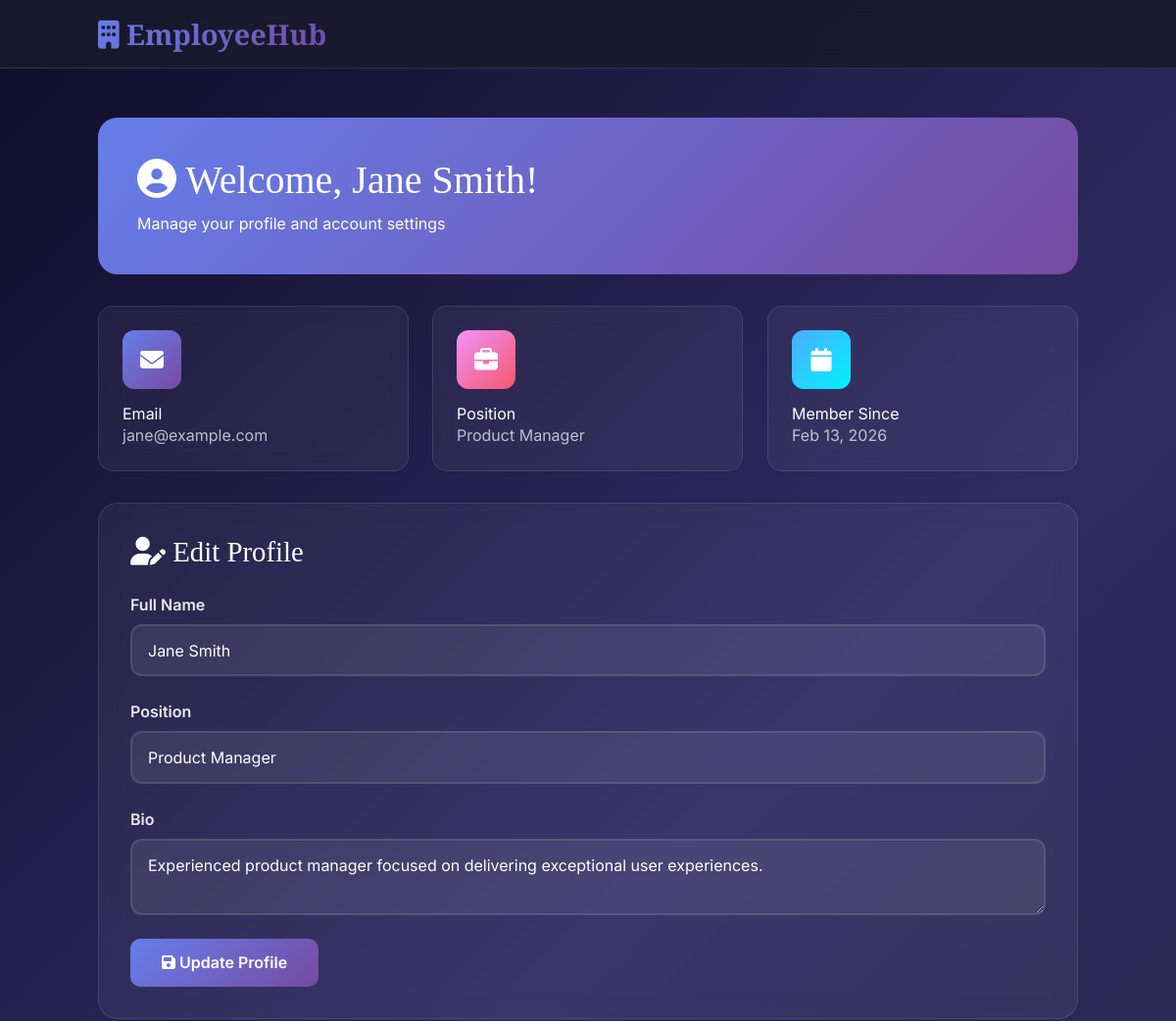
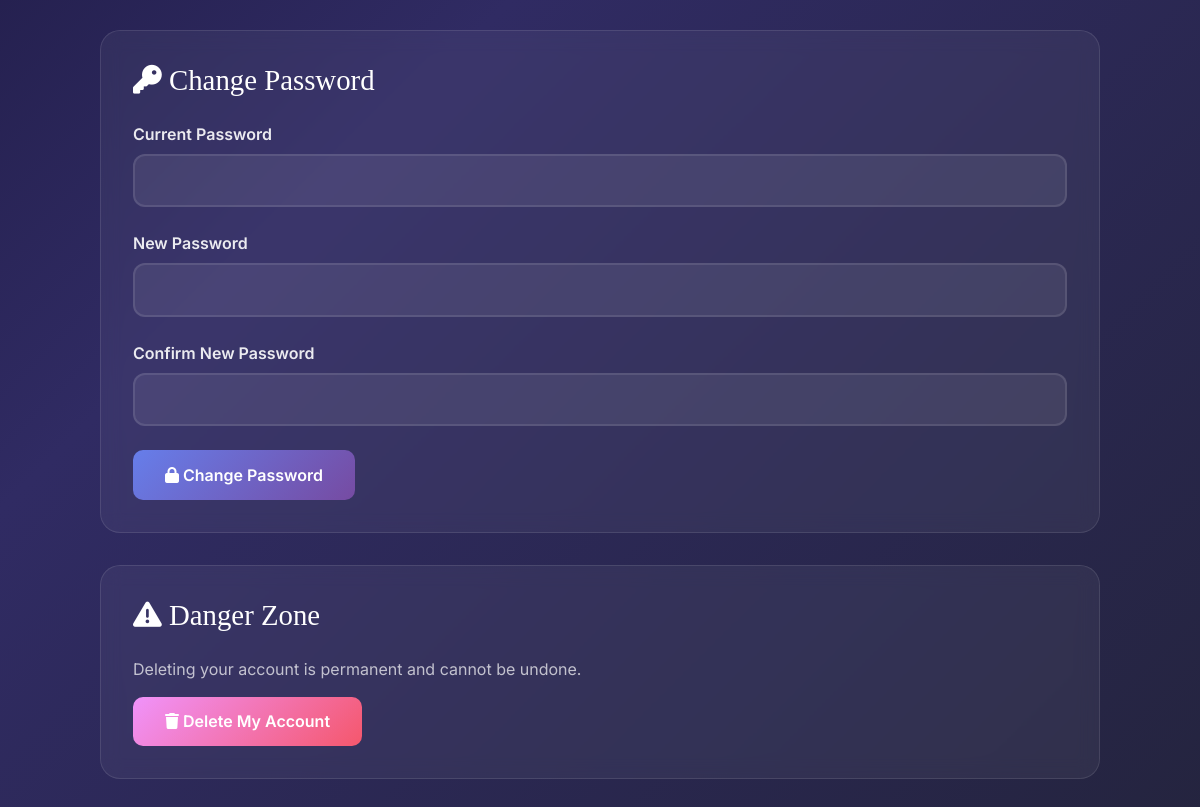
The app's page /dashboard.php (signed in) with its own data (2 pictures, top to bottom).
### tables this page shows
CREATE TABLE employees (
    id INT(11) PRIMARY KEY AUTO_INCREMENT,
    full_name VARCHAR(100) NOT NULL,
    email VARCHAR(100) UNIQUE NOT NULL,
    password VARCHAR(255) NOT NULL,
    position VARCHAR(100),
    bio TEXT,
    role ENUM('user', 'admin') DEFAULT 'user',
    created_at TIMESTAMP DEFAULT CURRENT_TIMESTAMP,
    INDEX idx_email (email),
    INDEX idx_role (role)
);

### dashboard.php (the view, shortened to what this page needs)
<?php
require_once 'config.php';
$user_id = $_SESSION['user_id'];
$sql = "SELECT * FROM employees WHERE id = $user_id";
$result = mysqli_query($conn, $sql);
$user = mysqli_fetch_assoc($result);
?>
<!DOCTYPE html>
<html lang="en">
<head>
    <link href="https://cdn.jsdelivr.net/npm/bootstrap@5.3.0/dist/css/bootstrap.min.css" rel="stylesheet">
    <script src="https://cdn.tailwindcss.com"></script>
    <link rel="stylesheet" href="https://cdnjs.cloudflare.com/ajax/libs/font-awesome/6.4.0/css/all.min.css">
</head>
<body>
    <nav class="navbar navbar-expand-lg navbar-dark fixed-top">
        <div class="container">
            <a class="navbar-brand" href="index.php">
                <i class="fas fa-building"></i> EmployeeHub
            </a>
        </div>
    </nav>
    <div class="dashboard-container">
        <div class="container">
            <div class="welcome-card">
                <h1><i class="fas fa-user-circle"></i> Welcome, <?php echo htmlspecialchars($user['full_name']); ?>!</h1>
                <p class="mb-0">Manage your profile and account settings</p>
            </div>
            <div class="stat-cards">
                <div class="stat-card">
                    <div class="stat-icon">
                        <i class="fas fa-envelope"></i>
                    </div>
                    <h4>Email</h4>
                    <p style="color: rgba(255,255,255,0.7);"><?php echo htmlspecialchars($user['email']); ?></p>
                </div>
                <div class="stat-card">
                    <div class="stat-icon">
                        <i class="fas fa-briefcase"></i>
                    </div>
                    <h4>Position</h4>
                    <p style="color: rgba(255,255,255,0.7);"><?php echo htmlspecialchars($user['position']); ?></p>
                </div>
                <div class="stat-card">
                    <div class="stat-icon">
                        <i class="fas fa-calendar"></i>
                    </div>
                    <h4>Member Since</h4>
                    <p style="color: rgba(255,255,255,0.7);"><?php echo date('M d, Y', strtotime($user['created_at'])); ?></p>
                </div>
            </div>
            <div class="content-card">
                <h3><i class="fas fa-user-edit"></i> Edit Profile</h3>
                <form method="POST">
                    <div class="form-group">
                        <label>Full Name</label>
                        <input type="text" name="full_name" class="form-control"
                               value="<?php echo htmlspecialchars($user['full_name']); ?>" required>
                    </div>
                    <div class="form-group">
                        <label>Position</label>
                        <input type="text" name="position" class="form-control"
                               value="<?php echo htmlspecialchars($user['position']); ?>" required>
                    </div>
                    <div class="form-group">
                        <label>Bio</label>
                        <textarea name="bio" class="form-control"><?php echo htmlspecialchars($user['bio']); ?></textarea>
                    </div>
                    <button type="submit" name="update_profile" class="btn btn-update">
                        <i class="fas fa-save"></i> Update Profile
                    </button>
                </form>
            </div>
            <div class="content-card">
                <h3><i class="fas fa-key"></i> Change Password</h3>
                <form method="POST">
                    <div class="form-group">
                        <label>Current Password</label>
                        <input type="password" name="current_password" class="form-control" required>
                    </div>
                    <div class="form-group">
                        <label>New Password</label>
                        <input type="password" name="new_password" class="form-control" required>
                    </div>
                    <div class="form-group">
                        <label>Confirm New Password</label>
                        <input type="password" name="confirm_password" class="form-control" required>
                    </div>
                    <button type="submit" name="change_password" class="btn btn-update">
                        <i class="fas fa-lock"></i> Change Password
                    </button>
                </form>
            </div>
            <div class="content-card">
                <h3><i class="fas fa-exclamation-triangle"></i> Danger Zone</h3>
                <p style="color: rgba(255,255,255,0.7); margin-bottom: 1rem;">
                    Deleting your account is permanent and cannot be undone.
                </p>
                <form method="POST" onsubmit="return confirm('Are you sure you want to delete your account? This action cannot be undone!');">
                    <button type="submit" name="delete_account" class="btn btn-danger">
                        <i class="fas fa-trash"></i> Delete My Account
                    </button>
                </form>
            </div>
        </div>
    </div>
</body>
</html>

### dashboard.php (style rules this page uses)
:root { --gradient-1: linear-gradient(135deg, #667eea 0%, #764ba2 100%); --gradient-2: linear-gradient(135deg, #f093fb 0%, #f5576c 100%); --gradient-3: linear-gradient(135deg, #4facfe 0%, #00f2fe 100%); }
body { font-family: 'Inter', sans-serif; background: linear-gradient(135deg, #0f0c29 0%, #302b63 50%, #24243e 100%); min-height: 100vh; color: white; }
.navbar { background: rgba(26, 26, 46, 0.9) !important; backdrop-filter: blur(10px); border-bottom: 1px solid rgba(255, 255, 255, 0.1); }
.navbar-brand { font-family: 'Playfair Display', serif; font-weight: 900; font-size: 1.8rem; background: var(--gradient-1); -webkit-background-clip: text; -webkit-text-fill-color: transparent; }
.dashboard-container { padding: 120px 0 50px; }
.welcome-card { background: var(--gradient-1); border-radius: 20px; padding: 2.5rem; margin-bottom: 2rem; animation: slideDown 0.8s ease-out; }
.welcome-card h1 { font-family: 'Playfair Display', serif; font-size: 2.5rem; margin-bottom: 0.5rem; }
.stat-cards { display: grid; grid-template-columns: repeat(auto-fit, minmax(250px, 1fr)); gap: 1.5rem; margin-bottom: 2rem; }
.stat-card { background: rgba(255, 255, 255, 0.05); backdrop-filter: blur(10px); border: 1px solid rgba(255, 255, 255, 0.1); border-radius: 15px; padding: 1.5rem; transition: all 0.3s ease; animation: fadeIn 0.6s ease-out both; }
.stat-card:nth-child(1) { animation-delay: 0.1s; }
.stat-card:nth-child(2) { animation-delay: 0.2s; }
.stat-card:nth-child(3) { animation-delay: 0.3s; }
.stat-icon { width: 60px; height: 60px; border-radius: 12px; display: flex; align-items: center; justify-content: center; font-size: 1.5rem; margin-bottom: 1rem; }
.stat-card:nth-child(1) .stat-icon { background: var(--gradient-1); }
.stat-card:nth-child(2) .stat-icon { background: var(--gradient-2); }
.stat-card:nth-child(3) .stat-icon { background: var(--gradient-3); }
.content-card { background: rgba(255, 255, 255, 0.05); backdrop-filter: blur(10px); border: 1px solid rgba(255, 255, 255, 0.1); border-radius: 20px; padding: 2rem; margin-bottom: 2rem; animation: slideUp 0.8s ease-out; }
.content-card h3 { font-family: 'Playfair Display', serif; font-size: 1.8rem; margin-bottom: 1.5rem; }
.form-group { margin-bottom: 1.5rem; }
label { color: rgba(255, 255, 255, 0.9); font-weight: 600; margin-bottom: 0.5rem; display: block; }
.form-control, textarea { background: rgba(255, 255, 255, 0.08); border: 2px solid rgba(255, 255, 255, 0.1); color: white; padding: 0.8rem 1rem; border-radius: 12px; transition: all 0.3s ease; }
.form-control::placeholder { color: rgba(255, 255, 255, 0.4); }
textarea { resize: vertical; min-height: 100px; }
.btn-update { background: var(--gradient-1); border: none; padding: 0.8rem 2rem; border-radius: 10px; color: white; font-weight: 600; transition: all 0.3s ease; }
.btn-danger { background: var(--gradient-2); border: none; padding: 0.8rem 2rem; border-radius: 10px; color: white; font-weight: 600; transition: all 0.3s ease; }

### records on screen
employees: full_name "Jane Smith", email "jane@example.com", position "Product Manager", created_at "Feb 13, 2026", bio "Experienced product manager focused on delivering exceptional user experiences."
